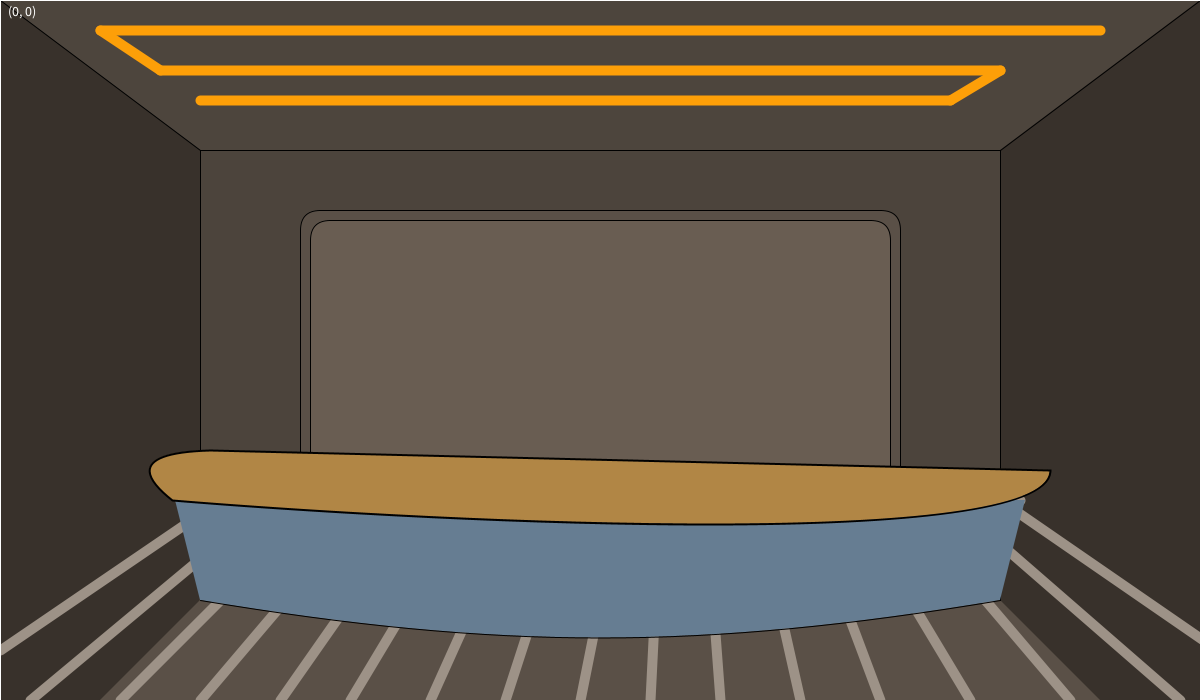
Frame 1 (no input)
Frame 60 (the mouse pressed at the canvas centre just before this capture): identical to frame 1, image omitted
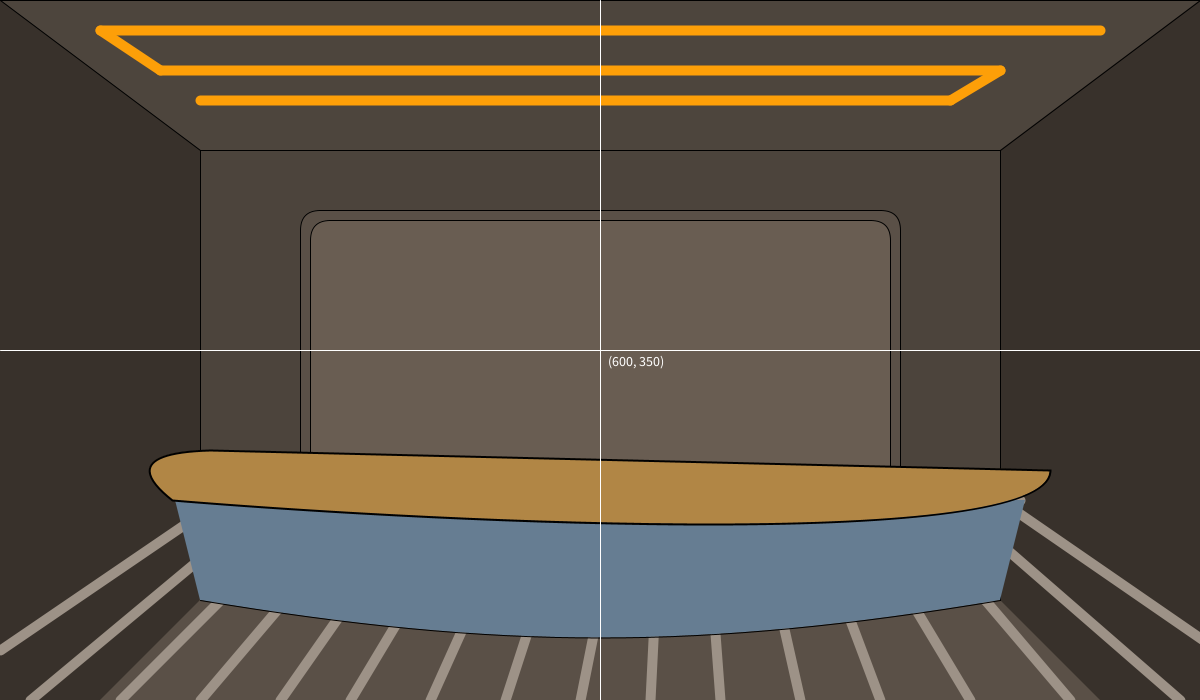
Frame 120 (the mouse held since frame 60 and released just before this capture)

The Processing sketch that drew these frames (run headless with seeded random() and noise(); from frame 60 on, the mouse is pressed at the canvas centre):

// Processing sketch: memory_vessel
// ── memory_vessel.pde
void setup() {
  size(1200, 700);
}

void draw() {
  background(56,49,43);
  
  //oven
  fill(100, 150, 255);
  stroke(0);
  strokeWeight(1);
  fill(77,69,61);
  beginShape();
  vertex(0,0);
  vertex(200,150);
  vertex(1000, 150);
  vertex(1200, 0);
  endShape(CLOSE);
  
  //window
  fill(76,68,60);
  rect(200,150,800,500);
  fill(90,80,71);
  rect(300,210,600,400,20);
  fill(105,93,82);
  rect(310,220,580,380,20);
  stroke(253,159,8);
  strokeWeight(10);
  
  
  // heat coils
  line(1100,30,100,30);
  line(100,30,160,70);
  line(160,70,1000,70);
  line(1000,70,950,100);
  line(950,100,200,100);
  fill(90,80,71);
  
  
  
  noStroke();
  beginShape();
  vertex(100,700);
  vertex(1100,700);
  vertex(1000,600);
  vertex(200,600);
  endShape(CLOSE);
  
  
  //bars
  
  stroke(157,146,135);
  line(180,500,1020,500);
  line(0,650, 220, 500);
  line(30,700,270,500);
  line(120,700,320,500);  
  line(200,700,370,500);
  line(280,700,420,500);
  line(350,700,470,500);
  line(430,700,520,500);
  line(505,700,570,500);
  line(580,700,620,500);
  line(650,700,660,500);
  line(720,700,705,500);
  line(800,700,755,500);
  line(880,700,805,500);
  line(970,700,850,500);
  line(1070,700,900,500);
  line(1180,700,950,500);
  line(1290,700,1000,500);
  stroke(0);
  strokeWeight(1);
  fill(102,125,146);
  bezier(200,600,500,650,700,650,1000,600);
  noStroke();
  beginShape();
  vertex(200,600);
  vertex(1000,600);
  vertex(1025,500);
  vertex(175,500);
  endShape(CLOSE);
  fill(177,134,69);
  stroke(0);
  strokeWeight(2);
  beginShape();
  vertex(210,450);
  bezierVertex(134,452, 139,474,172,500);
  bezierVertex(463,524,1050,550,1050,470);
  
  endShape(CLOSE);
  
  
  
   // mouse crosshair + coordinates
  stroke(255);
  strokeWeight(1);
  line(mouseX, 0, mouseX, height);   // vertical line
  line(0, mouseY, width, mouseY);    // horizontal line
  
  fill(255);
  noStroke();
  textSize(14);
  // nudge label so it doesn't run off the right/bottom edges
  int tx = (mouseX > width  - 80) ? mouseX - 80 : mouseX + 8;
  int ty = (mouseY > height - 10) ? mouseY - 8  : mouseY + 16;
  text("(" + mouseX + ", " + mouseY + ")", tx, ty);
  
  
}
